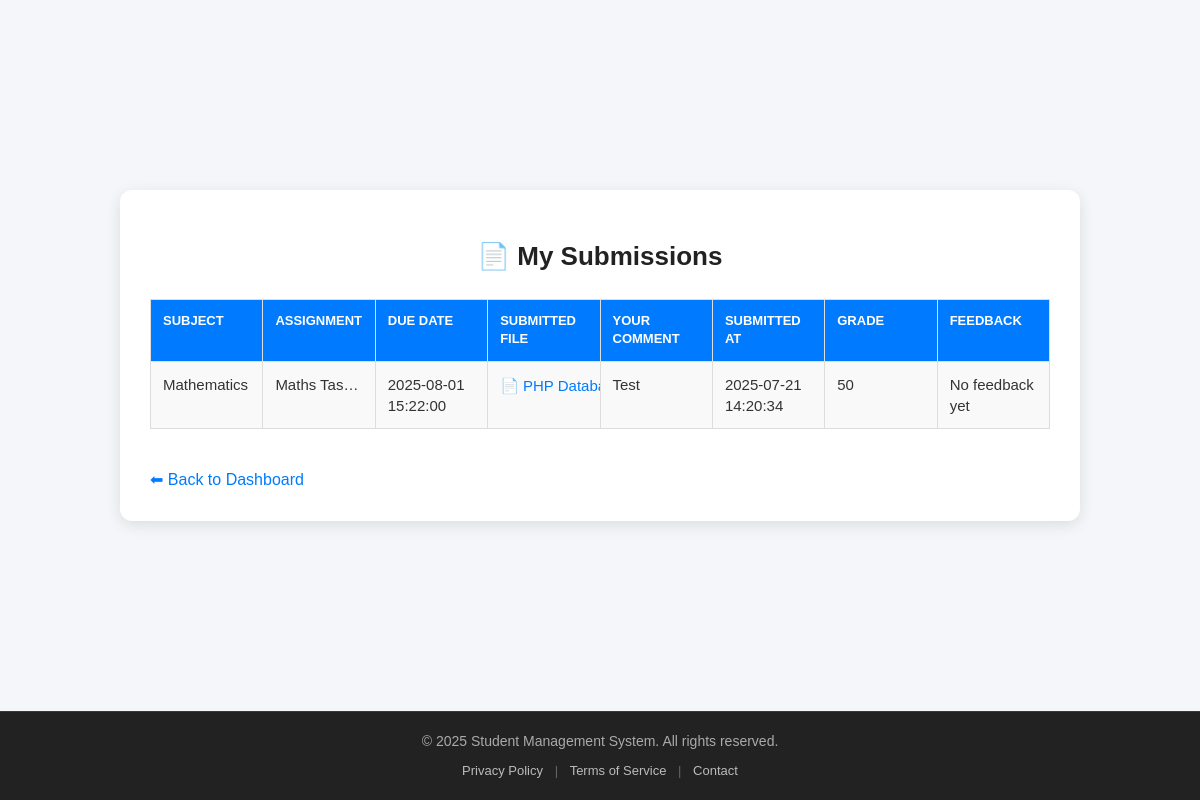
Screenshot of /public/student/my_submissions.php (signed in) with the database file from the repository.
### tables this page shows
CREATE TABLE `submissions` (
  `id` int(11) NOT NULL,
  `assignment_id` int(11) NOT NULL,
  `user_id` int(11) DEFAULT NULL,
  `file_name` varchar(255) NOT NULL,
  `fille_path` varchar(255) NOT NULL,
  `student_comment` text DEFAULT NULL,
  `grade` varchar(10) DEFAULT NULL,
  `feedback` text DEFAULT NULL,
  `submitted_at` timestamp NOT NULL DEFAULT current_timestamp()
);

CREATE TABLE `subjects` (
  `id` int(11) NOT NULL,
  `name` varchar(100) NOT NULL,
  `code` varchar(10) NOT NULL,
  `created_at` timestamp NOT NULL DEFAULT current_timestamp()
);

CREATE TABLE `assignments` (
  `id` int(11) NOT NULL,
  `class_id` int(11) NOT NULL,
  `title` varchar(255) NOT NULL,
  `description` text NOT NULL,
  `due_date` datetime NOT NULL,
  `created_at` int(11) NOT NULL DEFAULT current_timestamp()
);

### public/student/my_submissions.php (the view, shortened to what this page needs)
<?php
global $pdo;
$student_id = $_SESSION['user_id'];
$stmt = $pdo->prepare("
    SELECT sub.id, sub.submitted_at, sub.file_name, sub.fille_path, sub.student_comment,
           sub.grade, sub.feedback,
           a.title AS assignment_title, a.due_date,
           s.name AS subject_name
    FROM submissions sub
    JOIN assignments a ON sub.assignment_id = a.id
    JOIN classes c ON a.class_id = c.id
    JOIN subjects s ON c.subject_id = s.id
    WHERE sub.user_id = ?
    ORDER BY sub.submitted_at DESC
");
$stmt->execute([$student_id]);
$submissions = $stmt->fetchAll(PDO::FETCH_ASSOC);
?>
<!DOCTYPE html>
<html>
<head>
    <link rel="stylesheet" href="../assets/style.css">
</head>
<body class="dashboard-page">
<div class="dashboard-wrapper">
    <div class="dashboard-card student-view">
        <h1>📄 My Submissions</h1>
        <?php if (empty($submissions)): ?>
            <p>❌ You have not submitted any assignments yet.</p>
        <?php else: ?>
            <div class="table-wrapper">
                <table>
                    <tr>
                        <th>Subject</th>
                        <th>Assignment</th>
                        <th>Due Date</th>
                        <th>Submitted File</th>
                        <th>Your Comment</th>
                        <th>Submitted At</th>
                        <th>Grade</th>
                        <th>Feedback</th>
                    </tr>
                    <?php foreach ($submissions as $sub): ?>
                        <tr>
                            <td><?= htmlspecialchars($sub['subject_name']) ?></td>
                            <td><?= htmlspecialchars($sub['assignment_title']) ?></td>
                            <td><?= $sub['due_date'] ?></td>
                            <td>
                                <?php if ($sub['fille_path']): ?>
                                    <a href="../../<?= htmlspecialchars($sub['fille_path']) ?>" target="_blank">📄 <?= htmlspecialchars($sub['file_name']) ?></a>
                                <?php else: ?>
                                    ❌ No file
                                <?php endif; ?>
                            </td>
                            <td><?= htmlspecialchars($sub['student_comment']) ?: '-' ?></td>
                            <td><?= $sub['submitted_at'] ?></td>
                            <td><?= $sub['grade'] !== null ? htmlspecialchars($sub['grade']) : '⏳ Pending' ?></td>
                            <td><?= $sub['feedback'] ?: 'No feedback yet' ?></td>
                        </tr>
                    <?php endforeach; ?>
                </table>
            </div>
        <?php endif; ?>
        <a class="back-link" href="../dashboard.php">⬅ Back to Dashboard</a>
    </div>
</div>
<?php include __DIR__ . '/../templates/footer.php'; ?>
</body>
</html>

### public/assets/style.css (style rules this page uses)
html, body { height: 100%; margin: 0; padding: 0; display: flex; flex-direction: column; }
body > *:not(.site-footer) { flex: 1; }
body { font-family: Arial, sans-serif; background: #f4f4f9; color: #333; line-height: 1.4; padding: 20px; }
table { width: 100%; border-collapse: collapse; margin-bottom: 20px; }
table th, table td { padding: 16px 14px; font-size: 15px; border: 1px solid #ccc; text-align: left; vertical-align: top; word-break: break-word; overflow-wrap: anywhere; white-space: normal; overflow: hidden; text-overflow: ellipsis; }
table th { background: #007bff; color: #fff; text-transform: uppercase; font-size: 13px; }
table tr:nth-child(even) { background: #f9f9f9; }
a { color: #007bff; text-decoration: none; transition: color 0.2s ease-in-out; }
body.dashboard-page { background: #f4f6f9; padding: 0; display: flex; flex-direction: column; min-height: 100vh; }
.dashboard-wrapper { flex: 1; display: flex; justify-content: center; align-items: center; padding: 40px 20px; }
.dashboard-card { background: #fff; padding: 30px; border-radius: 12px; box-shadow: 0 4px 15px rgba(0, 0, 0, 0.1); text-align: center; }
.dashboard-card.student-view { max-width: 700px; width: 100%; text-align: center; margin: 0 auto; }
@media (min-width: 1024px) { .dashboard-card.student-view { max-width: 900px; text-align: left; } }
.dashboard-card h1 { font-size: 26px; margin-bottom: 10px; color: #222; text-align: center; }
.dashboard-card table { width: 100%; border-collapse: collapse; margin-top: 15px; }
.dashboard-card th, .dashboard-card td { padding: 12px; border: 1px solid #ddd; }
.dashboard-card th { background: #007bff; color: #fff; }
.dashboard-card tr:nth-child(even) { background: #f9f9f9; }
.back-link { display: inline-block; margin-top: 20px; color: #007bff; text-decoration: none; }
.table-wrapper { overflow-x: auto; }
.table-wrapper table { min-width: 100%; width: 100%; table-layout: fixed; }
.dashboard-card table td:nth-child(2), .dashboard-card table th:nth-child(2) { max-width: 220px; white-space: nowrap; overflow: hidden; text-overflow: ellipsis; }
table td a { display: inline-block; max-width: 200px; white-space: nowrap; overflow: hidden; text-overflow: ellipsis; vertical-align: middle; }

### rows the page displays
submissions: subjects.name "Mathematics", assignment.title "Maths Task 1", assignment.due_date "2025-08-01 15:22:00", file_name "PHP Databases [Synopt…", student_comment "Test", submitted_at "2025-07-21 14:20:34", grade "50", feedback "No feedback yet"
